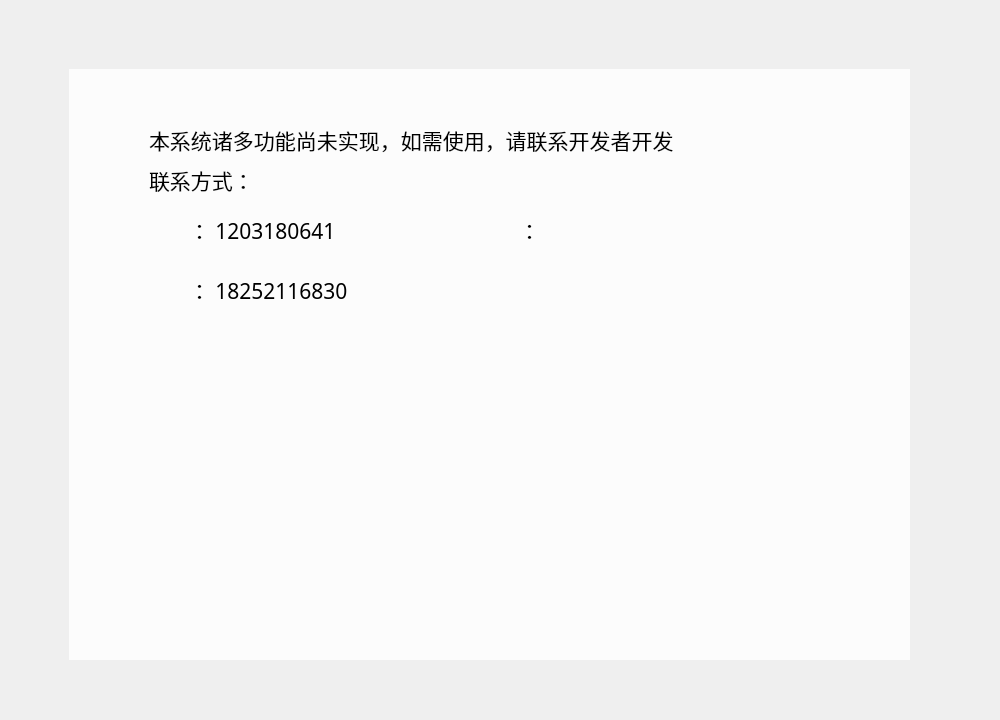
<?xml version="1.0" encoding="UTF-8"?>
<ui version="4.0">
 <class>contactdevClass</class>
 <widget class="QWidget" name="contactdevClass">
  <property name="geometry">
   <rect>
    <x>0</x>
    <y>0</y>
    <width>1000</width>
    <height>720</height>
   </rect>
  </property>
  <property name="minimumSize">
   <size>
    <width>1000</width>
    <height>720</height>
   </size>
  </property>
  <property name="maximumSize">
   <size>
    <width>1000</width>
    <height>720</height>
   </size>
  </property>
  <property name="windowTitle">
   <string>联系作者</string>
  </property>
  <property name="windowIcon">
   <iconset>
    <normaloff>image/学院logo（jiangsu university jingjiang college）.png</normaloff>image/学院logo（jiangsu university jingjiang college）.png</iconset>
  </property>
  <widget class="QWidget" name="widget" native="true">
   <property name="geometry">
    <rect>
     <x>69</x>
     <y>69</y>
     <width>841</width>
     <height>591</height>
    </rect>
   </property>
   <property name="styleSheet">
    <string notr="true">background-color: rgba(255, 255, 255, 200);</string>
   </property>
   <widget class="QLabel" name="label_2">
    <property name="geometry">
     <rect>
      <x>80</x>
      <y>50</y>
      <width>551</width>
      <height>41</height>
     </rect>
    </property>
    <property name="font">
     <font>
      <family>楷体</family>
      <pointsize>16</pointsize>
     </font>
    </property>
    <property name="styleSheet">
     <string notr="true">background-color: rgba(255, 255, 255, 0);</string>
    </property>
    <property name="text">
     <string>本系统诸多功能尚未实现，如需使用，请联系开发者开发</string>
    </property>
   </widget>
   <widget class="QLabel" name="label_3">
    <property name="geometry">
     <rect>
      <x>80</x>
      <y>140</y>
      <width>31</width>
      <height>31</height>
     </rect>
    </property>
    <property name="styleSheet">
     <string notr="true">background-color: rgba(255, 255, 255, 0);</string>
    </property>
    <property name="text">
     <string/>
    </property>
    <property name="pixmap">
     <pixmap>image/QQ.png</pixmap>
    </property>
    <property name="scaledContents">
     <bool>true</bool>
    </property>
   </widget>
   <widget class="QLabel" name="label_4">
    <property name="geometry">
     <rect>
      <x>80</x>
      <y>90</y>
      <width>551</width>
      <height>41</height>
     </rect>
    </property>
    <property name="font">
     <font>
      <family>楷体</family>
      <pointsize>16</pointsize>
     </font>
    </property>
    <property name="styleSheet">
     <string notr="true">background-color: rgba(255, 255, 255, 0);</string>
    </property>
    <property name="text">
     <string>联系方式：</string>
    </property>
   </widget>
   <widget class="QLabel" name="label_5">
    <property name="geometry">
     <rect>
      <x>400</x>
      <y>140</y>
      <width>41</width>
      <height>41</height>
     </rect>
    </property>
    <property name="styleSheet">
     <string notr="true">background-color: rgba(255, 255, 255, 0);</string>
    </property>
    <property name="text">
     <string/>
    </property>
    <property name="pixmap">
     <pixmap>image/微信.png</pixmap>
    </property>
    <property name="scaledContents">
     <bool>true</bool>
    </property>
   </widget>
   <widget class="QLabel" name="label_6">
    <property name="geometry">
     <rect>
      <x>80</x>
      <y>200</y>
      <width>31</width>
      <height>31</height>
     </rect>
    </property>
    <property name="styleSheet">
     <string notr="true">background-color: rgba(255, 255, 255, 0);</string>
    </property>
    <property name="text">
     <string/>
    </property>
    <property name="pixmap">
     <pixmap>image/手机号.png</pixmap>
    </property>
    <property name="scaledContents">
     <bool>true</bool>
    </property>
   </widget>
   <widget class="QLabel" name="label_7">
    <property name="geometry">
     <rect>
      <x>120</x>
      <y>140</y>
      <width>251</width>
      <height>41</height>
     </rect>
    </property>
    <property name="font">
     <font>
      <family>楷体</family>
      <pointsize>16</pointsize>
     </font>
    </property>
    <property name="styleSheet">
     <string notr="true">background-color: rgba(255, 255, 255, 0);</string>
    </property>
    <property name="text">
     <string>： 1203180641</string>
    </property>
   </widget>
   <widget class="QLabel" name="label_8">
    <property name="geometry">
     <rect>
      <x>120</x>
      <y>200</y>
      <width>251</width>
      <height>41</height>
     </rect>
    </property>
    <property name="font">
     <font>
      <family>楷体</family>
      <pointsize>16</pointsize>
     </font>
    </property>
    <property name="styleSheet">
     <string notr="true">background-color: rgba(255, 255, 255, 0);</string>
    </property>
    <property name="text">
     <string>： 18252116830</string>
    </property>
   </widget>
   <widget class="QLabel" name="label_9">
    <property name="geometry">
     <rect>
      <x>490</x>
      <y>140</y>
      <width>271</width>
      <height>361</height>
     </rect>
    </property>
    <property name="styleSheet">
     <string notr="true">background-color: rgba(255, 255, 255, 0);</string>
    </property>
    <property name="text">
     <string/>
    </property>
    <property name="pixmap">
     <pixmap>image/615162125.jpg</pixmap>
    </property>
    <property name="scaledContents">
     <bool>true</bool>
    </property>
   </widget>
   <widget class="QLabel" name="label_10">
    <property name="geometry">
     <rect>
      <x>450</x>
      <y>140</y>
      <width>251</width>
      <height>41</height>
     </rect>
    </property>
    <property name="font">
     <font>
      <family>楷体</family>
      <pointsize>16</pointsize>
     </font>
    </property>
    <property name="styleSheet">
     <string notr="true">background-color: rgba(255, 255, 255, 0);</string>
    </property>
    <property name="text">
     <string>：</string>
    </property>
   </widget>
  </widget>
  <widget class="QLabel" name="label">
   <property name="geometry">
    <rect>
     <x>0</x>
     <y>0</y>
     <width>1000</width>
     <height>720</height>
    </rect>
   </property>
   <property name="text">
    <string/>
   </property>
   <property name="pixmap">
    <pixmap>image/雪山.png</pixmap>
   </property>
   <property name="scaledContents">
    <bool>true</bool>
   </property>
  </widget>
  <zorder>label</zorder>
  <zorder>widget</zorder>
 </widget>
 <layoutdefault spacing="6" margin="11"/>
 <resources/>
 <connections/>
</ui>
